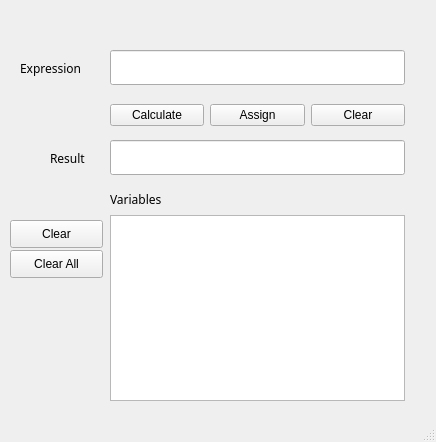
<?xml version="1.0" encoding="UTF-8"?>
<ui version="4.0">
 <class>MainWindow</class>
 <widget class="QMainWindow" name="MainWindow">
  <property name="geometry">
   <rect>
    <x>0</x>
    <y>0</y>
    <width>436</width>
    <height>442</height>
   </rect>
  </property>
  <property name="windowTitle">
   <string>MainWindow</string>
  </property>
  <widget class="QWidget" name="centralwidget">
   <widget class="QLineEdit" name="expressionEdit">
    <property name="geometry">
     <rect>
      <x>110</x>
      <y>50</y>
      <width>295</width>
      <height>35</height>
     </rect>
    </property>
    <property name="toolTip">
     <string extracomment="Enter expression"/>
    </property>
   </widget>
   <widget class="QLabel" name="expressionLabel">
    <property name="enabled">
     <bool>true</bool>
    </property>
    <property name="geometry">
     <rect>
      <x>20</x>
      <y>60</y>
      <width>91</width>
      <height>16</height>
     </rect>
    </property>
    <property name="font">
     <font>
      <family>Montserrat</family>
      <pointsize>9</pointsize>
     </font>
    </property>
    <property name="text">
     <string>Expression</string>
    </property>
   </widget>
   <widget class="QLabel" name="resultLabel">
    <property name="enabled">
     <bool>true</bool>
    </property>
    <property name="geometry">
     <rect>
      <x>50</x>
      <y>150</y>
      <width>51</width>
      <height>16</height>
     </rect>
    </property>
    <property name="font">
     <font>
      <family>Montserrat</family>
      <pointsize>9</pointsize>
     </font>
    </property>
    <property name="text">
     <string>Result</string>
    </property>
   </widget>
   <widget class="QLineEdit" name="resultDisplay">
    <property name="geometry">
     <rect>
      <x>110</x>
      <y>140</y>
      <width>295</width>
      <height>35</height>
     </rect>
    </property>
    <property name="font">
     <font>
      <pointsize>11</pointsize>
     </font>
    </property>
    <property name="toolTip">
     <string extracomment="Enter expression"/>
    </property>
    <property name="readOnly">
     <bool>true</bool>
    </property>
    <property name="clearButtonEnabled">
     <bool>false</bool>
    </property>
   </widget>
   <widget class="QPushButton" name="clearVariableButton">
    <property name="geometry">
     <rect>
      <x>10</x>
      <y>220</y>
      <width>93</width>
      <height>28</height>
     </rect>
    </property>
    <property name="text">
     <string>Clear</string>
    </property>
   </widget>
   <widget class="QPushButton" name="clearVariableDisplay">
    <property name="geometry">
     <rect>
      <x>10</x>
      <y>250</y>
      <width>93</width>
      <height>28</height>
     </rect>
    </property>
    <property name="text">
     <string>Clear All</string>
    </property>
   </widget>
   <widget class="QWidget" name="">
    <property name="geometry">
     <rect>
      <x>110</x>
      <y>100</y>
      <width>295</width>
      <height>30</height>
     </rect>
    </property>
    <layout class="QHBoxLayout" name="horizontalLayout">
     <item>
      <widget class="QPushButton" name="calcButton">
       <property name="text">
        <string>Calculate</string>
       </property>
      </widget>
     </item>
     <item>
      <widget class="QPushButton" name="assignButton">
       <property name="text">
        <string>Assign</string>
       </property>
      </widget>
     </item>
     <item>
      <widget class="QPushButton" name="clearExpressionButton">
       <property name="text">
        <string>Clear</string>
       </property>
      </widget>
     </item>
    </layout>
   </widget>
   <widget class="QLabel" name="variablesLabel">
    <property name="enabled">
     <bool>true</bool>
    </property>
    <property name="geometry">
     <rect>
      <x>110</x>
      <y>190</y>
      <width>68</width>
      <height>19</height>
     </rect>
    </property>
    <property name="font">
     <font>
      <family>Montserrat</family>
      <pointsize>9</pointsize>
     </font>
    </property>
    <property name="text">
     <string>Variables</string>
    </property>
   </widget>
   <widget class="QTextBrowser" name="variablesDisplay">
    <property name="geometry">
     <rect>
      <x>110</x>
      <y>215</y>
      <width>295</width>
      <height>186</height>
     </rect>
    </property>
   </widget>
  </widget>
  <widget class="QStatusBar" name="statusbar"/>
 </widget>
 <resources/>
 <connections/>
</ui>
